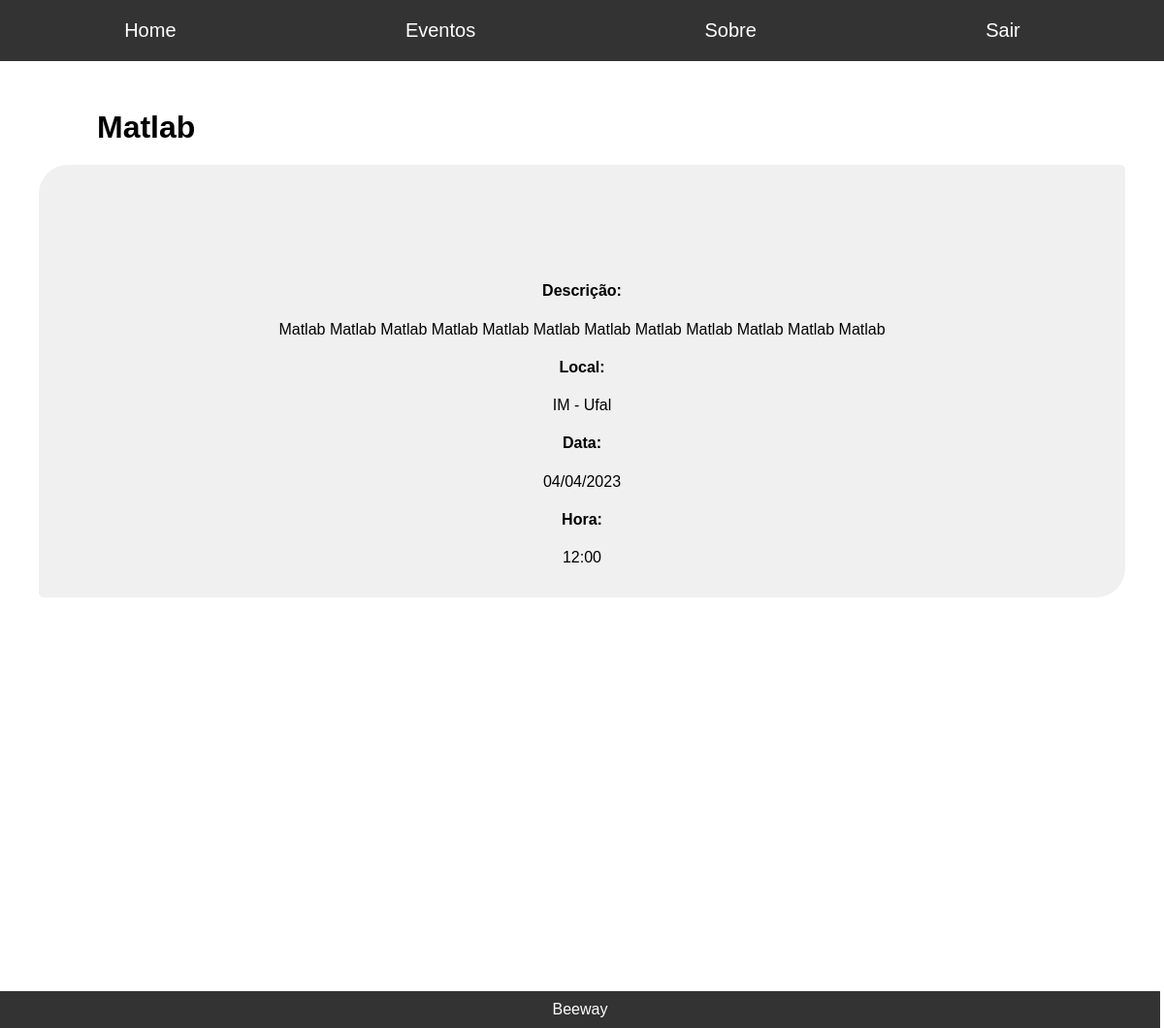
/administrador/desc_evento/2 (signed in), run on an earlier commit of the app's database.
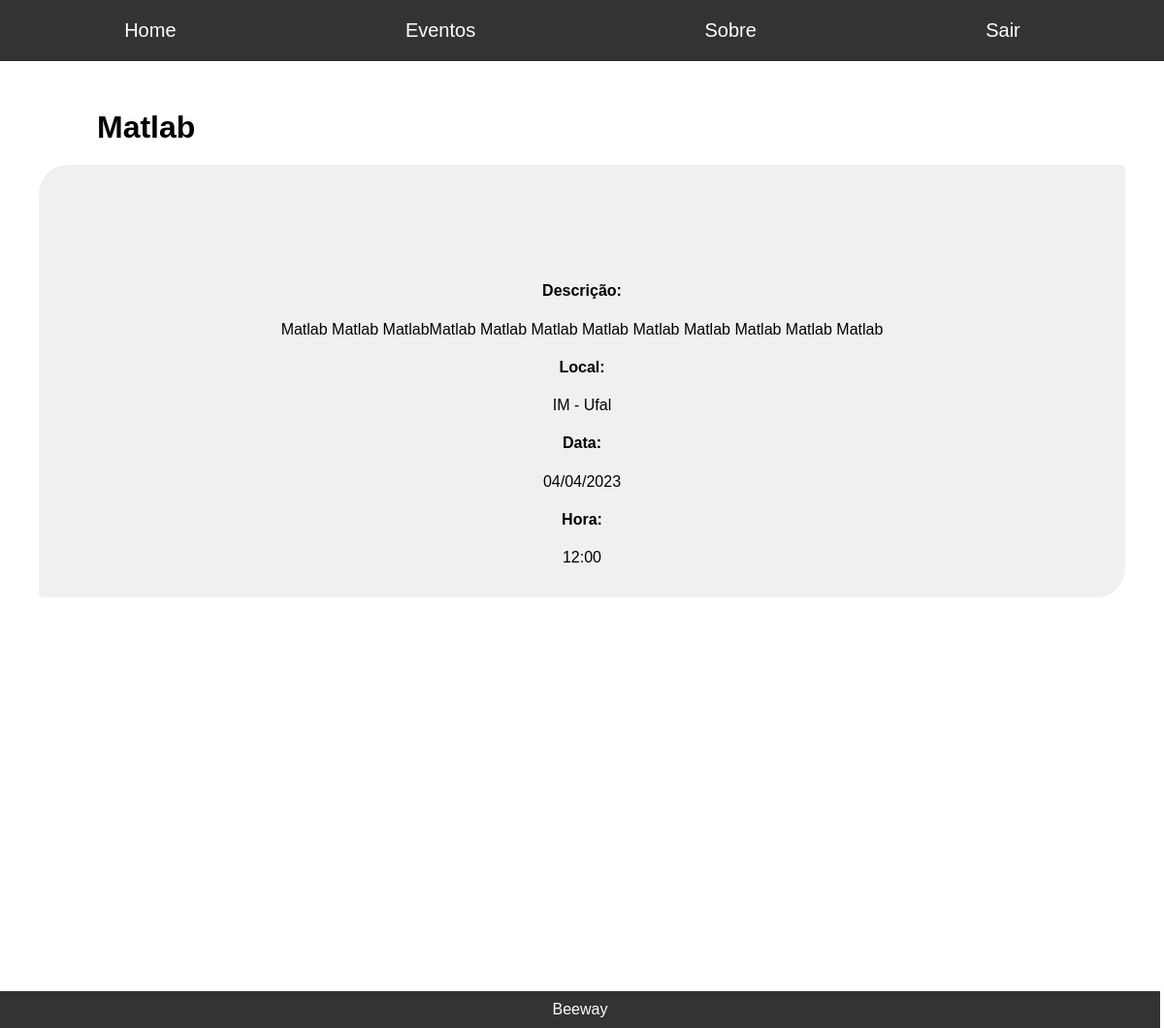
And on a later commit of the database.
### administrador/models.py (models this page shows, shortened)
class Event(models.Model):
    titulo = models.CharField(max_length=50)
    local = models.CharField(max_length=150)
    data_e_hora = models.DateTimeField()
    descricao = models.TextField()

### administrador/views.py (the view)
# urls.py: path('administrador/desc_evento/<int:id>', views.descEvento, name = 'admindesc_evento'),
@user_passes_test(checagem_grupoadmin, login_url = '/accounts/login', redirect_field_name='')
def descEvento(request, id):
    evento = get_object_or_404(Event, pk=id)
    return (render(request, 'pages/desc_evento.html', {'evento' : evento}))

### administrador/views.py (called while the page is built)
def checagem_grupoadmin(user):
    group = Group.objects.get(name='Administrador')
    return group in user.groups.all()

### administrador/templates/pages/desc_evento.html (shortened to what this page needs)
<!DOCTYPE html>
<html lang="pt-BR">
<head>
	{% load static %}
	<link rel="stylesheet" type="text/css" href="{% static 'desc_evento.css' %}">
</head>
<body>
    <header>
		<nav>
				<ul>
					<li><a href="/administrador/home">Home</a></li>
					<li><a href="/administrador/todos.eventos">Eventos</a></li>
					<li><a href="/administrador/sobre">Sobre</a></li>
					<li><a href="/accounts/logout">Sair</a></li>
				</ul>
		</nav>
	</header>
	<h1 id="evento">{{evento.titulo}}</h1>
	<div class="container" id="bloco">
		<p id="desc">
			<h4>Descrição:</h4>{{evento.descricao}}
			<h4>Local:</h4>{{ evento.local }}
			<h4>Data:</h4> {{ evento.data_e_hora|date:"d/m/Y" }}
			<h4>Hora:</h4> {{ evento.data_e_hora|time:"H:i" }}
		</p>
	</div>
	<iframe id="mapaufal" src="https://maps.google.com/maps?width=100%25&amp;height=600&amp;hl=en&amp;q={{evento.local}}+(My%20Business%20Name)&amp;t=&amp;z=14&amp;ie=UTF8&amp;iwloc=B&amp;output=embed">
		<a href="https://www.maps.ie/distance-area-calculator.html"></a>
	</iframe>
	<footer>
		Beeway
	</footer>
</body>
</html>

What changed in the data, as far as the page shows it:
changed Event "Matlab": descricao "Matlab Matlab Matlab Matlab Matlab Matlab Matlab Matlab Matlab Matlab Matlab Matlab" → "Matlab Matlab MatlabMatlab Matlab Matlab Matlab Matlab Matlab Matlab Matlab Matlab"
